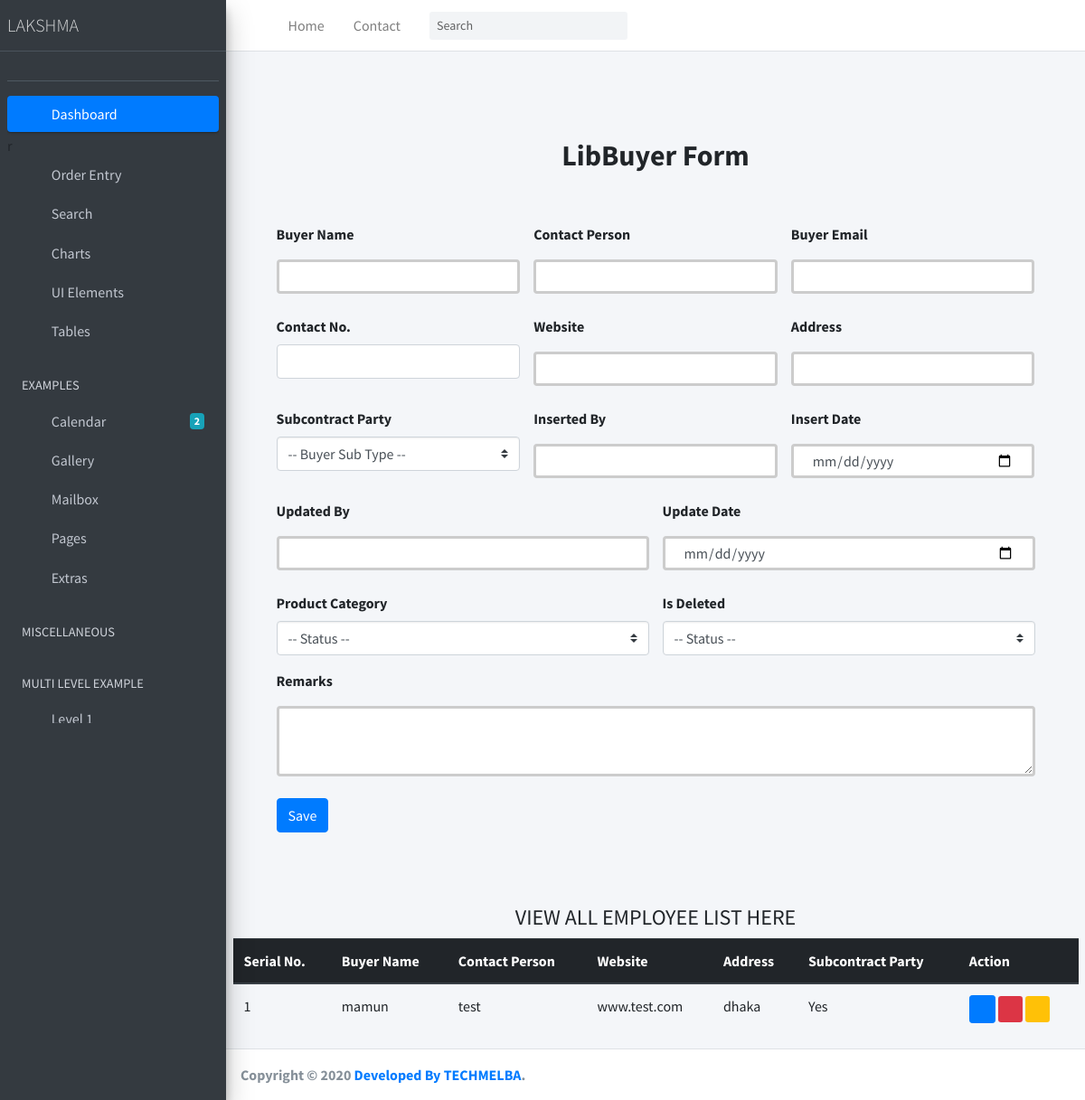
The page /lib_buyer/ on the database as committed earlier.
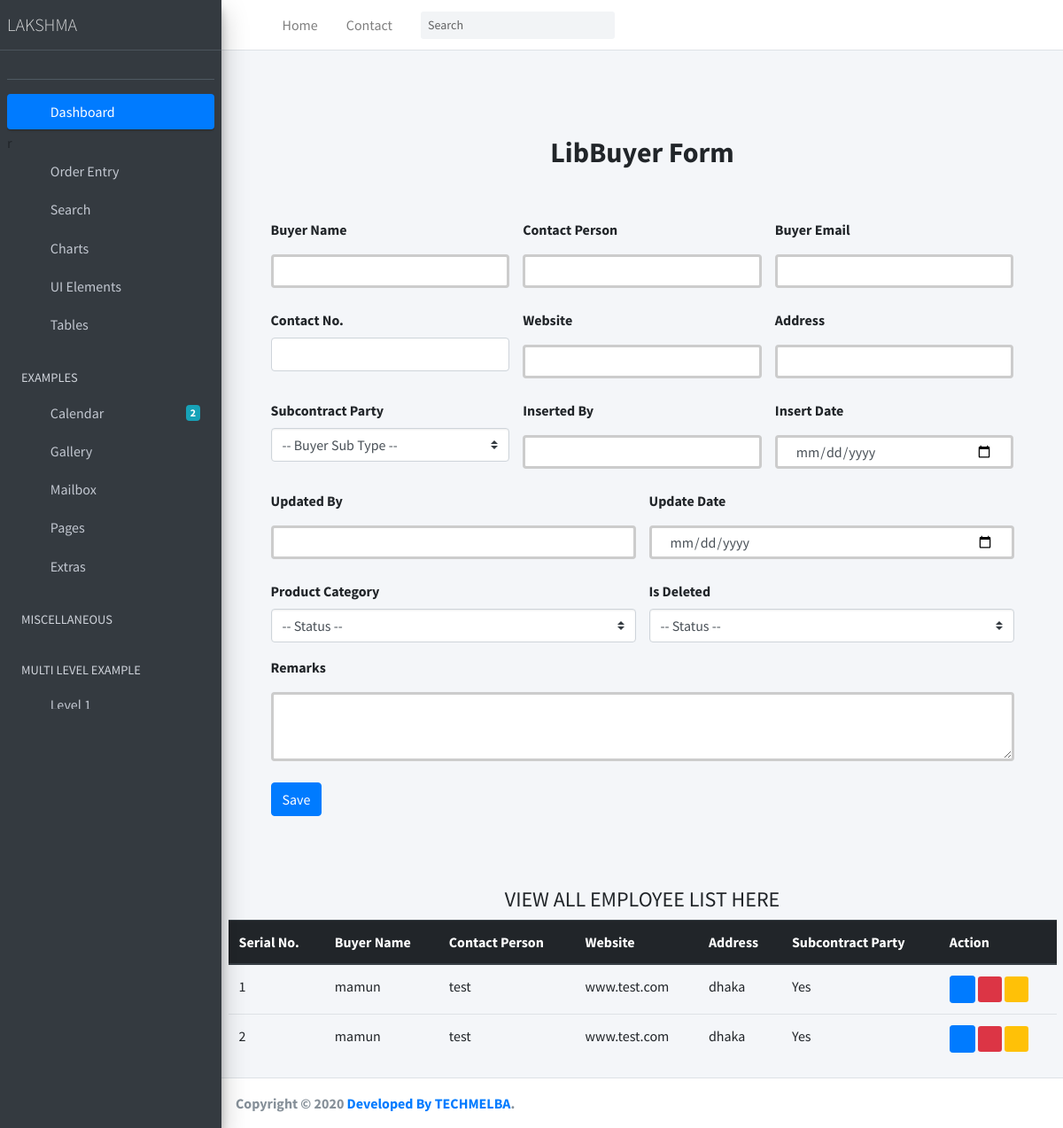
The same page on the database as committed later.
### Lakshma_ERP_App/models.py (models this page shows, shortened)
class LibBuyer(models.Model):
    BUYER_SUB_TYPE = (
        ('Yes', 'Yes'),
        ('No', 'No'),
    )
    STATUS = (
        ('True', 'True'),
        ('False', 'False'),
    )
    buyer_name = models.CharField(max_length=200, null=True)
    contact_person = models.CharField(max_length=200, null=True)
    buyer_email = models.CharField(max_length=200, null=True)
    contact_no = models.CharField(max_length=20, null=True)
    website = models.CharField(max_length=200, null=True)
    address = models.TextField(null=True)
    subcontract_party = models.CharField(max_length=200, choices=BUYER_SUB_TYPE, default=0, null=True)
    remark = models.TextField(null=True)
    inserted_by = models.CharField(max_length=120, null=True)
    insert_date = models.DateTimeField(default=now)
    updated_by = models.CharField(max_length=120, null=True)
    update_date = models.DateTimeField(default=now)
    status_active = models.CharField(max_length=20, choices=STATUS, null=True)
    is_deleted = models.BooleanField(default=False)

### Lakshma_ERP_App/views.py (the view, shortened to what this page needs)
# urls.py: path('lib_buyer/', RelatedLibBuyer.as_view(), name='RelatedLibBuyer'),
class RelatedLibBuyer(View):
    def get(self, request):
        lib_buyer = LibBuyer.objects.all()
        context = {
            'lib_buyer':lib_buyer
        }
        return render(request, 'Order_Entry/lib_buyer.html', context)

### templates/Order_Entry/lib_buyer.html (shortened to what the changed rows need)
{% extends 'index.html' %}
{% block body %}
    <div class="container p-5 bg-color">
      <div class="py-5 text-center">
        <h2 class=" font-weight-bold">LibBuyer Form</h2>
      </div>
    </div>
    <div class="container mt-4">
      <div class="table-responsive">
      <table class="table table-hover">
        <thead class="thead-dark">
          <tr>
            <th scope="col">Serial No.</th>
            <th scope="col">Buyer Name</th>
            <th scope="col">Contact Person</th>
            <th scope="col">Website</th>
            <th scope="col">Address</th>
            <th scope="col">Subcontract Party</th>
            <th scope="col">Action </th>
          </tr>
        </thead>
        <tbody>
          {% for i in lib_buyer  %}
          <tr>
            <td>{{i.id}}</td>
            <td>{{i.buyer_name}}</td>
            <td>{{i.contact_person}}</td>
            <td>{{i.website}}</td>
            <td>{{i.address}}</td>
            <td>{{i.subcontract_party}}</td>
            <td>
              <a href="/viewbuyerInfo/{{i.id}}"><i class="fas fa-eye btn btn-primary btn-sm" ></i></a>
              <a href="/editbuyerInfo/{{i.id}}"><i class="fas fa-pencil-alt btn-danger btn-sm"></i></a>
              <a href="/delete_buyer/{{i.id}}"><i class="far fa-trash-alt btn-warning btn-sm"></i></a>
            </td>
          </tr>
          {% endfor %}
        </tbody>
      </table>
      </div>
    </div>
  {% endblock %}

Rows that differ between the two databases and show on the page:
added LibBuyer: id "2", buyer_name "mamun", contact_person "test", website "www.test.com", address "dhaka", subcontract_party "Yes"
